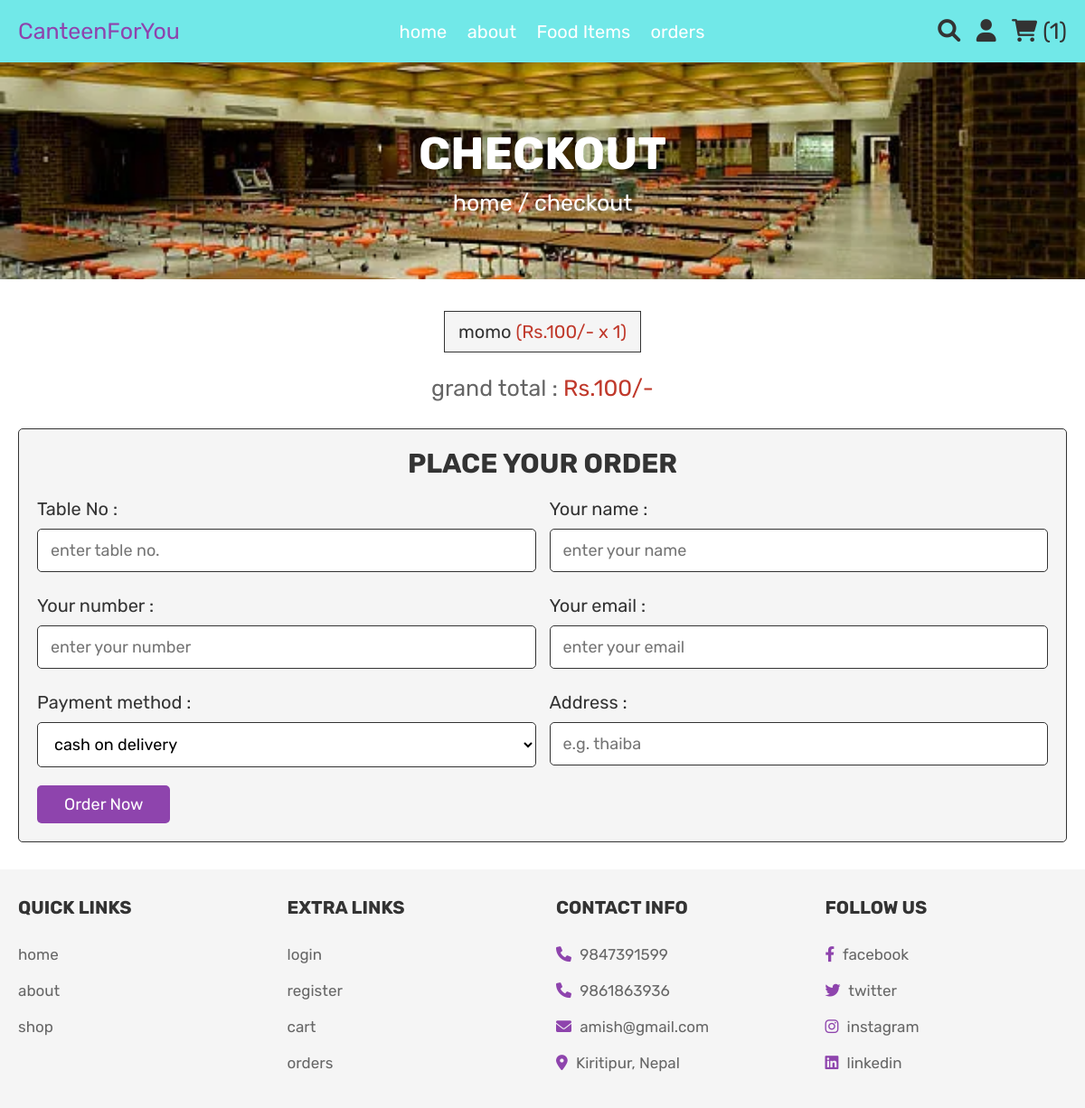
Screenshot of /checkout.php (signed in) with the database file from the repository.
### tables this page shows
CREATE TABLE `cart` (
  `id` int(100) NOT NULL,
  `itemId` int(11) NOT NULL,
  `user_id` int(100) NOT NULL,
  `name` varchar(100) NOT NULL,
  `price` int(100) NOT NULL,
  `quantity` int(100) NOT NULL,
  `image` varchar(100) NOT NULL
);

### checkout.php (the view, shortened to what this page needs)
<?php
include 'config.php';
$user_id = $_SESSION['user_id'];
$email = $name = $address = $repassword =$number = $password = $user_type = '';
?>
<!DOCTYPE html>
<html lang="en">
<head>
   <link rel="stylesheet" href="https://cdnjs.cloudflare.com/ajax/libs/font-awesome/6.0.0/css/all.min.css">
   <link rel="stylesheet" href="css/style.css?v=<?php echo time();?>">
</head>
<body>
<?php include 'header.php'; ?>
<div class="heading">
   <h3>checkout</h3>
   <p> <a href="home.php">home</a> / checkout </p>
</div>
<section class="display-order">
   <?php
      $grand_total = 0;
      $select_cart = mysqli_query($conn, "SELECT * FROM `cart` WHERE user_id = '$user_id'") or die('query failed');
      if(mysqli_num_rows($select_cart) > 0){
         while($fetch_cart = mysqli_fetch_assoc($select_cart)){
            $total_price = ($fetch_cart['price'] * $fetch_cart['quantity']);
            $grand_total += $total_price;
   ?>
   <p> <?php echo $fetch_cart['name']; ?> <span>(<?php echo 'Rs.'.$fetch_cart['price'].'/-'.' x '. $fetch_cart['quantity']; ?>)</span> </p>
   <?php
      }
   }else{
      echo '<p class="empty">your cart is empty</p>';
   }
   ?>
   <div class="grand-total"> grand total : <span>Rs.<?php echo $grand_total; ?>/-</span> </div>
</section>
<section class="checkout">
   <form action="" method="post">
      <h3>place your order</h3>
      <div class="flex">
         <div class="inputBox">
            <span>Table No :</span>
            <input type="number" min="1" name="tableNo"  placeholder="enter table no." value="<?php echo $tableNo?>"/>
         </div>
         <div class="inputBox">
            <span>Your name :</span>
            <input type="text" name="name"  placeholder="enter your name" value="<?php echo $name?>"/>
         </div>
         <div class="inputBox">
            <span>Your number :</span>
            <input type="number" name="number"  placeholder="enter your number"value="<?php echo $number?>"/>
         </div>
         <div class="inputBox">
            <span>Your email :</span>
            <input type="email" name="email"  placeholder="enter your email" value="<?php echo $email?>"/>
         </div>
         <div class="inputBox">
            <span>Payment method :</span>
            <select name="method">
               <option value="cash on delivery">cash on delivery</option>
            </select>
         </div>
         <div class="inputBox">
            <span>Address :</span>
            <input type="text" name="address"  placeholder="e.g. thaiba" value="<?php echo $address?>">
         </div>
      </div>
      <input type="submit" value="order now" class="btn" name="order_btn">
   </form>
</section>
<?php include 'footer.php'; ?>
</body>
</html>

### css/style.css (style rules this page uses)
:root { --purple:#8e44ad; --red:#c0392b; --orange:#f39c12; --black:#333; --white:#fff; --light-color:#666; --light-white:#ccc; --light-bg:#f5f5f5; --border:.1rem solid var(--black); --box-shadow:0 .5rem 1rem rgba(0,0,0,.1); }
* { font-family: 'Rubik', sans-serif; margin:0; padding:0; box-sizing: border-box; outline: none; border:none; text-decoration: none; transition:all .2s linear; }
html { font-size: 62.5%; overflow-x: hidden; }
section { padding:3rem 2rem; }
.btn, .option-btn, .delete-btn, .white-btn { display: inline-block; margin-top: 1rem; padding:1rem 3rem; cursor: pointer; color:var(--white); font-size: 1.8rem; border-radius: .5rem; text-transform: capitalize; }
.white-btn, .btn { background-color: var(--purple); }
.heading { min-height: 30vh; display: flex; flex-flow: column; align-items: center; justify-content: center; gap:1rem; background: url(../images/lunchroom.jpg) no-repeat; background-size: cover; background-position: center; text-align: center; }
.heading h3 { font-size: 5rem; color:#fff; text-transform: uppercase; }
.heading p { font-size: 2.5rem; color:#fff; }
.heading p a { color:#fff; }
.display-order { max-width: 1200px; margin: 0 auto; text-align: center; padding-bottom: 0; }
.display-order p { background-color: var(--light-bg); color:var(--black); font-size: 2rem; padding:1rem 1.5rem; border:var(--border); display: inline-block; margin:.5rem; }
.display-order p span { color:var(--red); }
.display-order .grand-total { margin-top: 2rem; font-size: 2.5rem; color:var(--light-color); }
.display-order .grand-total span { color:var(--red); }
.checkout form { max-width: 1200px; padding:2rem; margin:0 auto; border:var(--border); background-color: var(--light-bg); border-radius: .5rem; }
.checkout form h3 { text-align: center; margin-bottom: 2rem; color:var(--black); text-transform: uppercase; font-size: 3rem; }
.checkout form .flex { display: flex; flex-wrap: wrap; gap:1.5rem; }
.checkout form .flex .inputBox { flex:1 1 40rem; }
.checkout form .flex span { font-size: 2rem; color:var(--black); }
.checkout form .flex select, .checkout form .flex input { border:var(--border); width: 100%; border-radius: .5rem; width: 100%; background-color: var(--white); padding:1.2rem 1.4rem; font-size: 1.8rem; margin:1rem 0; }

### rows the page displays
cart: name "momo", price "100", quantity "1"

### other values shown
$cart_rows_number "1"
$grand_total "100"
